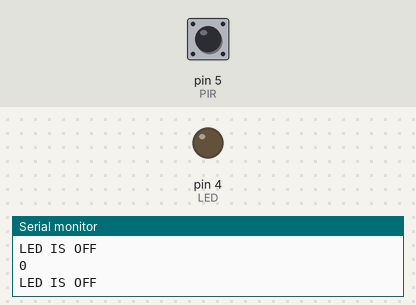
Bench run of a sketch on a simulated Arduino Uno, built with avr-gcc and run on an emulated ATmega328P. On the bench: output pins drawn as LEDs (lit = HIGH), the last lines printed to the serial monitor. Dashed ring = blinking. The inputs (shaded band) are chosen by the test bench; at power-on: pin 5 (PIR) LOW.

Above: at 1.2 s.
1.3 s: pin 5 (PIR) driven HIGH
At 1.7 s:
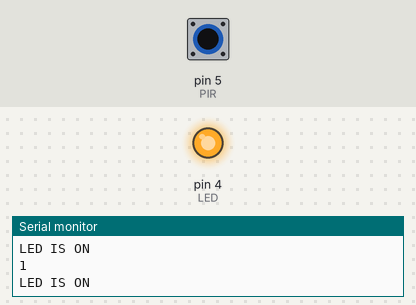
2.8 s: pin 5 (PIR) driven LOW
At 4.1 s:
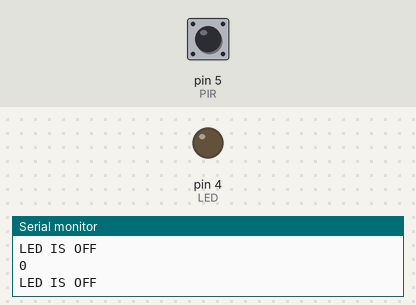
5.8 s: pin 5 (PIR) pulsed HIGH 2 times (0.12 s each, 0.3 s apart)
At 5.87 s:
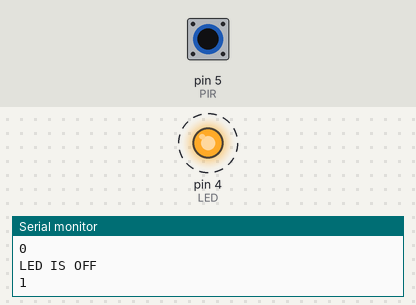
9.4 s: pin 5 (PIR) pulsed HIGH 2 times (0.12 s each, 0.3 s apart)
At 11.2 s:
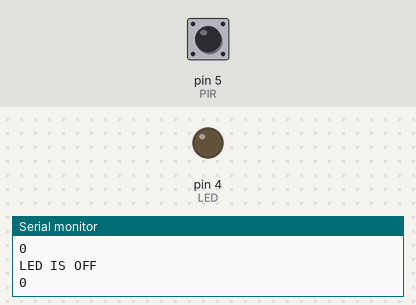
Timing chart, 0 to 12.7 s (numbered marks = the images above; inputs shaded):
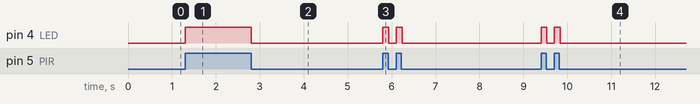

Measured:
- after the input at 1.3 s, pin 4 (LED): LOW → HIGH at once
- after the input at 2.8 s, pin 4 (LED): HIGH → LOW at once
- after the input at 5.8 s, pin 4 (LED): alternates HIGH for 0.13 s and LOW for 0.17 s, 4 changes in all, then stays LOW, starting at once
- after the input at 9.4 s, pin 4 (LED): alternates HIGH for 0.13 s and LOW for 0.17 s, 4 changes in all, then stays LOW, starting at once

The sketch:

PIR.ino
```cpp
int LED = 4;
int PIR = 5;
void setup()
{
 // pinMode(13, OUTPUT);
  Serial.begin(9600);
  pinMode(PIR , INPUT);
  pinMode(LED, OUTPUT);

}

void loop()
{
  int a=digitalRead(PIR);
  Serial.println(a);
  if (a==1)
  {
    digitalWrite(LED , HIGH);
    Serial.println("LED IS ON");
  }
  else
  {
    digitalWrite(LED , LOW);
    Serial.println("LED IS OFF");
  }
 // Serial.println("LED IS ON");
}
```
